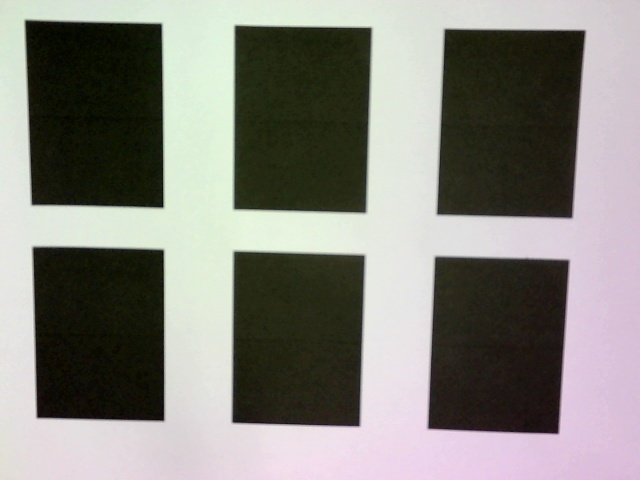
//> input picture image.jpg, 640 x 480 px
$ ./A-SAP_ver.3   (built with g++ and OpenCV 4)
//> lines starting //> are read from the running program, lines starting //| are printed output that depends on the picture; after the words box and inside, x2 and y2 are one past the last pixel; in counts of white or black regions, pixels touching at a corner belong together
#define _CRT_SECURE_NO_WORNINGS
#define _USE_MATH_DEFINES
#include <iostream>
#include <cmath>
#include <opencv2/opencv.hpp>
#include <opencv2/highgui/highgui.hpp> //画像入出力＆GUI操作用
#include <string> //csvファイル書き込み用
#include <fstream> //csvファイル書き込み用
#include <algorithm> //sort関数用
using namespace std;
using namespace cv;
string win_src = "src";
string win_dst = "dst";
#define SEARCH_RANGE 2
#define NUMBER_OF_CORNERS 24
#define NUMBER_OF_MASTERS 6


//範囲内で0以外の値を取るラベルを返す
int searchLabelInRange(const Point2f& corner, Mat& labels, vector<vector<Point2f>>& master_labels) {
    // 画像の幅と高さを取得
    int width = labels.cols;
    int height = labels.rows;

    for (int x = corner.x - SEARCH_RANGE; x <= corner.x + SEARCH_RANGE; ++x) {
        for (int y = corner.y - SEARCH_RANGE; y <= corner.y + SEARCH_RANGE; ++y) {
            if (x < 0 || width <= x || y < 0 || height <= y) continue;
            int label_num = labels.at<int>(y, x);
            if (label_num != 0) {
                master_labels[label_num - 1.0].push_back(corner);
                return label_num;
            }
        }
    }
    cout << "ERROR：コーナーのラベル付けができませんでした．" << endl;
    return 0;
}

//各行の列のサイズを確認し，指定した列のサイズ以外の時エラーメッセージを表示
void checkColumnSize(const vector<vector<Point2f>>& matrix) {
    int expectedSize = NUMBER_OF_CORNERS / NUMBER_OF_MASTERS;
    for (int targetRow = 0; targetRow < matrix.size(); ++targetRow) {
        int actualColumnSize = matrix[targetRow].size();  // 列のサイズは最初の行の要素数とする
        if (actualColumnSize != expectedSize) {
            cout << "ERROR: Row " << targetRow << " は期待しているサイズ数ではありません．" << endl;
        }
    }
}

int main()
{
    //ファイル書き込み
    string output_csv_file_path = "Output/result.csv";
    // 書き込むcsvファイルを開く(std::ofstreamのコンストラクタで開く)
    ofstream ofs_csv_file(output_csv_file_path);

    Mat img_src;
    // [12 lines of commented-out code are left out]
    string filename = "image.jpg";
    // 画像を読み込む
    img_src = imread(filename);
//> img_src is the input picture: 480 rows x 640 cols, CV_8UC3; mean B, G, R 125.6, 132, 133.5
    if (img_src.empty()) {
        cout << "Failed to load the image: " << filename << endl;
        return -1;
    }
    Mat result_img = img_src.clone(); //出力画像用

    //グレースケール変換
    Mat gray_img;
    cvtColor(img_src, gray_img, COLOR_BGR2GRAY);

    //ガウシアンフィルタの適用
    Mat gaussian_img;
    GaussianBlur(gray_img, gaussian_img, Size(3, 3), 0, 0);

    // ラプラシアンフィルタの適用
    Mat laplacian_img_raw;
    Laplacian(gaussian_img, laplacian_img_raw, CV_16S, 5);
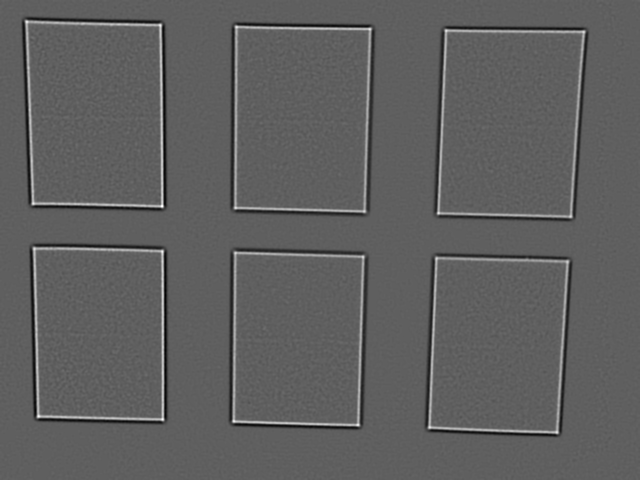
//> laplacian_img_raw: 480 rows x 640 cols, CV_16SC1; min -1648, max 2754, mean 0; drawn with min black and max white
    //convertScaleAbsのalpha,betaの値を決定する
    double minValue, maxValue;
    double alpha, beta;
    minMaxLoc(laplacian_img_raw, &minValue, &maxValue); //最大最小の画素値の取得
//> minValue = -1648; maxValue = 2754
    alpha = 255 / (maxValue - minValue);
//> alpha = 0.0579
    beta = -alpha / minValue;
//> beta = 3.52e-05

    //ラプラシアンの結果にABS
    Mat laplacian_img_abs;
    convertScaleAbs(laplacian_img_raw, laplacian_img_abs, alpha, beta);
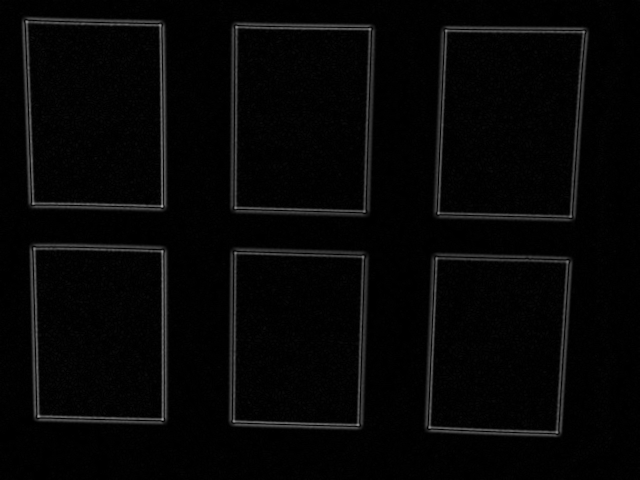
//> laplacian_img_abs: 480 rows x 640 cols, CV_8UC1; min 0, max 160, mean 6

    //コーナーの検出
    vector<Point2f> corners;
    goodFeaturesToTrack(laplacian_img_abs, corners, 80, 0.01, 30, Mat(), 3, true);
//> corners = 24 Points (x, y), first 12: [162, 419], [162, 206], [38, 416], [162, 251], [160, 25], [33, 203], [358, 424], [429, 427], [26, 21], [236, 27], [438, 213], [233, 421]
    if (corners.size() != NUMBER_OF_CORNERS) {
        cout << "ERROR：指定されたコーナー点の数と検知したコーナー点の数が異なります．" << endl;
    }
    cout << "corners: " << corners << endl;
//| corners: [162, 419;
//|  162, 206;
//|  38, 416;
//|  162, 251;
//> (the first 4 of 24 printed lines)
    cout << "corners.size: " << corners.size() << endl;
//| corners.size: 24

    //グレースケール画像に対して2値化
    Mat binary_img;
    threshold(gray_img, binary_img, 128, 255, THRESH_BINARY);
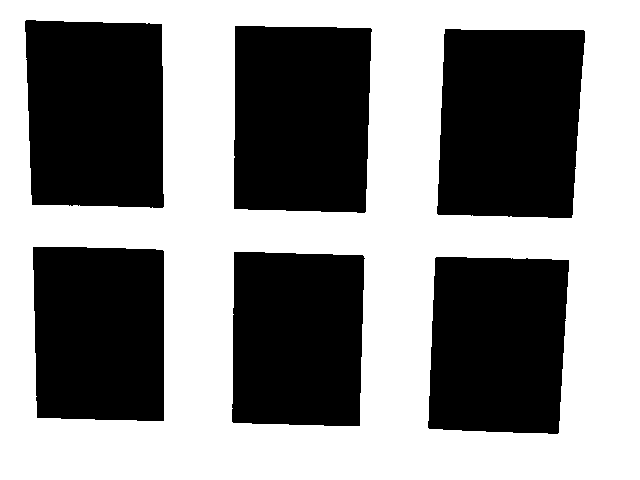
//> binary_img: 480 rows x 640 cols, CV_8UC1; 53.7% white; 6 black regions, box (x1, y1, x2, y2) and area: (437, 29, 585, 218) 25667, (25, 20, 164, 208) 24697, (234, 26, 372, 213) 24651, (428, 257, 569, 434) 22946, (33, 247, 164, 421) 22138, (232, 252, 365, 426) 22050

    //画素値を反転
    Mat inverted_binary_img = 255 - binary_img;


    //領域分割
    Mat labels, stats, centroids;
    int num_objects = connectedComponentsWithStats(inverted_binary_img, labels, stats, centroids);
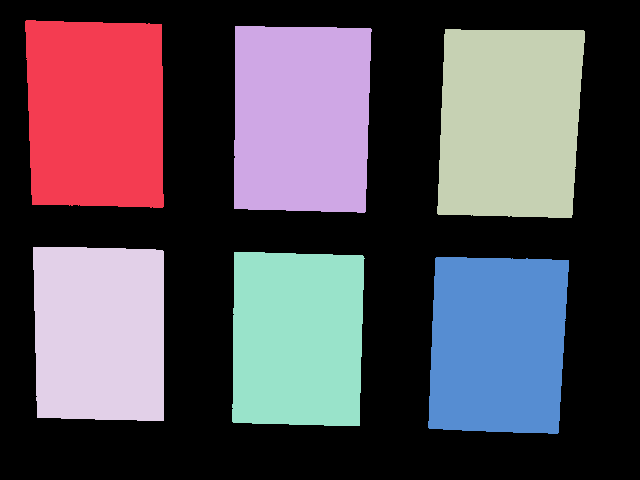
//> labels: 480 rows x 640 cols, CV_32SC1; 7 distinct labels, from 0 to 6; one colour per label, 0 black
//> stats = [[0, 0, 640, 480, 165051], [25, 20, 139, 188, 24697], [234, 26, 138, 187, 24651], [437, 29, 148, 189, 25667], [33, 247, 131, 174, 22138], [232, 252, 133, 174, 22050], [428, 257, 141, 177, 22946]]; centroids = [[334.1, 254.6], [95.13, 113], [301.3, 118], [509.5, 122], [99.01, 332.8], [297.1, 338.3], [497.4, 344.1]]; num_objects = 7
    cout << "labels.at<int>(200, 100): " << labels.at<int>(200, 100) << endl;
//| labels.at<int>(200, 100): 1
    cout << "labels.at<int>(0, 0): " << labels.at<int>(0, 0) << endl;
//| labels.at<int>(0, 0): 0
    cout << "stats: " << stats << endl;
//| stats: [0, 0, 640, 480, 165051;
//|  25, 20, 139, 188, 24697;
//|  234, 26, 138, 187, 24651;
//|  437, 29, 148, 189, 25667;
//|  33, 247, 131, 174, 22138;
//|  232, 252, 133, 174, 22050;
//|  428, 257, 141, 177, 22946]

    //コーナーのラベル付け
    int corner_labels[NUMBER_OF_CORNERS];
    vector<vector<Point2f>> master_labels(NUMBER_OF_MASTERS, vector<Point2f>(0));
    for (int i = 0; i < NUMBER_OF_CORNERS; i++) {
        corner_labels[i] = searchLabelInRange(corners.at(i), labels, master_labels);
        cout << "corner_labels: " << corner_labels[i] << endl;
    }
//> this loop made 24 passes
//| corner_labels: 4
//| corner_labels: 1
//| corner_labels: 4
//| corner_labels: 4
//| corner_labels: 1
//| corner_labels: 1
//| corner_labels: 5
//| corner_labels: 6
//> (output is shown up to pass 8 of 24)

    //正常にラベル付けできているかを確認
    checkColumnSize(master_labels);
//> the loop in checkColumnSize, `for (int targetRow = 0; targetRow < matrix.size(); ++targetRow)` made 6 passes

    // 値の表示
    for (int i = 0; i < master_labels.size(); ++i) {
        for (int j = 0; j < master_labels[i].size(); ++j) {
            cout << "master_labels[" << i << "][" << j << "]: (" << master_labels[i][j].x << ", " << master_labels[i][j].y << ")" << endl;
        }
    }
//> this loop made 6 passes

    // 出力画像の作成
    vector<Point2f>::iterator it_corner = corners.begin();
    it_corner = corners.begin();
    for (; it_corner != corners.end(); ++it_corner) {
        circle(result_img, Point(it_corner->x, it_corner->y), 1, Scalar(0, 255, 0), -1); //関数の説明 http://opencv.jp/opencv-2svn/cpp/drawing_functions.html
        ofs_csv_file << it_corner->x << ", " << it_corner->y << endl;
        circle(result_img, Point(it_corner->x, it_corner->y), 8, Scalar(0, 255, 0));
    }
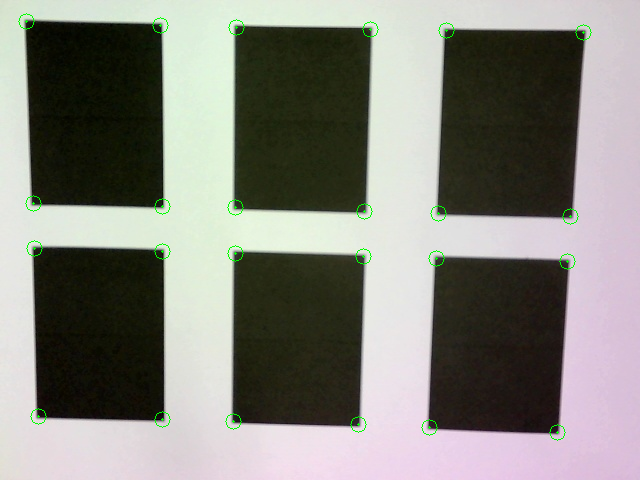
//> result_img: 480 rows x 640 cols, CV_8UC3; 0.38% of pixels changed, all inside (x1, y1, x2, y2) = (18, 13, 592, 441)


    // 結果表示
    //ウインドウ生成
    namedWindow(win_src, WINDOW_AUTOSIZE);
    namedWindow("gray_img", WINDOW_AUTOSIZE);
    namedWindow("gaussian_img", WINDOW_AUTOSIZE);
    namedWindow("laplacian_img_raw", WINDOW_AUTOSIZE);
    namedWindow("laplacian_img_abs", WINDOW_AUTOSIZE);
    namedWindow("inverted_binary_img", WINDOW_AUTOSIZE);
    namedWindow("labels", WINDOW_AUTOSIZE);
    namedWindow("result_img", WINDOW_AUTOSIZE);

    imshow(win_src, img_src); //入力画像を表示
    imshow("gray_img", gray_img); //グレースケール画像を表示
    imshow("gaussian_img", gaussian_img); //平坦化画像を表示
    imshow("laplacian_img_raw", laplacian_img_raw); //ラプラシアンフィルタの結果（0～255の範囲に収まらない)を表示
    imshow("laplacian_img_abs", laplacian_img_abs); //ラプラシアンフィルタの結果（0～255の範囲に収まる)を表示
    imshow("inverted_binary_img", inverted_binary_img); //交点検出画像を表示
    //imshow("labels", labels); //交点検出画像を表示
    imshow("result_img", result_img); //交点検出画像を表示


    waitKey(0);

    //capture.release();
    return 0;
}
